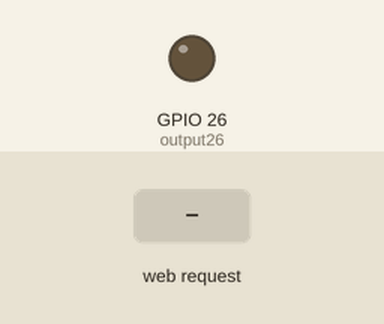
Recording of a sketch running on a simulated ESP32. Shown: output pins drawn as LEDs (lit = HIGH). The test bench sets the inputs (shaded band). WiFi joins after 1.5 s; servers stay silent unless stated; what the sketch prints to the serial monitor is not drawn.

Above: at 2.7 s.
2.8 s: HTTP request GET /26/on received
At 3.8 s:
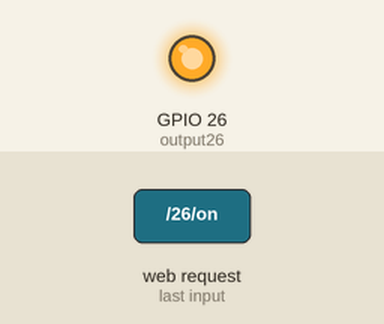
4.3 s: HTTP request GET /26/off received
At 4.9 s:
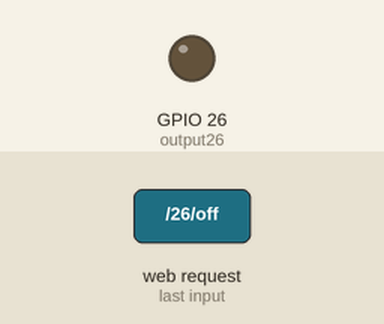
Timing chart, 0 to 7.3 s (numbered marks = the images above; inputs shaded):
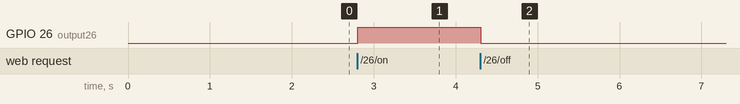

The sketch:

sketch_aug14c.ino
```cpp
  /* made by Kusnh13
  For refrence watch YouTube video:-https://youtu.be/Hgq2KX5w-_o   */

  #include <WiFi.h>

  const char* ssid = "LAPTOP";
  const char* password = "78799008333";

  WiFiServer server(80);

  String header;
  String output26State = "off";
  String output27State = "off";

  const int output26 = 26;
  const int output27 = 27;

  void setup() {
  Serial.begin(115200);
  pinMode(output26, OUTPUT);
  digitalWrite(output26, LOW);
  digitalWrite(output27, LOW);

  Serial.print("Connecting to ");
  Serial.println(ssid);
  WiFi.begin(ssid, password);
  while (WiFi.status() != WL_CONNECTED) {
  delay(500);
  Serial.print(".");
  }
  Serial.println("");
  Serial.println("WiFi connected.");
  Serial.println("IP address: ");
  Serial.println(WiFi.localIP());
  server.begin();
  }

  void loop(){
  WiFiClient client = server.available();
  if (client) {
  Serial.println("New Client.");
  String currentLine = "";
  while (client.connected()) {
  if (client.available()) {
  char c = client.read();
  Serial.write(c);
  header += c;
  if (c == '\n') {
  if (currentLine.length() == 0) {
  client.println("HTTP/1.1 200 OK");
  client.println("Content-type:text/html");
  client.println("Connection: close");
  client.println();

  // turns the GPIOs on and off
  if (header.indexOf("GET /26/on") >= 0) {
  Serial.println("GPIO 26 on");
  output26State = "on";
  digitalWrite(output26, HIGH);
  } else if (header.indexOf("GET /26/off") >= 0) {
  Serial.println("GPIO 26 off");
  output26State = "off";
  digitalWrite(output26, LOW);
  } else if (header.indexOf("GET /27/on") >= 0) {
  Serial.println("GPIO 27 on");
  output27State = "on";
  digitalWrite(output27, HIGH);
  } else if (header.indexOf("GET /27/off") >= 0) {
  Serial.println("GPIO 27 off");
  output27State = "off";
  digitalWrite(output27, LOW);
  }
  client.println("<!DOCTYPE HTML><html>");
  client.println("<head><meta name=\"viewport\" content=\"width=device-width, initial-scale=1\">");
  client.println("<link rel=\"shortcut icon\" href=\"https://media-exp1.licdn.com/dms/image/C4E0BAQEzb_74r1fLLg/company-logo_200_200/0/1614056149968?e=2147483647&v=beta&t=gDqZIWfV0Zr7yj4F0_nEFJdsbwQ4atwKBmbFMDUbcIg\" type=\"image/x-icon\">");
  client.println("<script src=\"https://kit.fontawesome.com/afd317a279.js\" crossorigin=\"anonymous\"></script>");

  client.println("<title>SMART CAR PARKING USING IOT</title>");

  client.println("<link href=\"https://fonts.googleapis.com/icon?family=Material+Icons\" rel=\"stylesheet\">");

  client.println("<style> html { font-family: Arial, Helvetica, sans-serif; text-align: center; } h1 { font-size: 1.8rem; color: rgb(0, 0, 0); } .slot { display: dis; background-color: rgb(255, 255, 255); border: 3px solid black; border-radius: 10px; width: 10rem; height: 15rem; } .content { padding: 5% 30%; width: 100%; } .nav { width: 300px; margin: 0 30%; } .wrapper { display: flex; flex-wrap: nowrap; }");
  client.println(".s2 { margin-left: 10px; } </style></head>");

  client.println("<body>");
  client.println("<h1 class=\"bdr\"\">Car Parking</h1>");
  break;
  } else {   currentLine = "";  }
  } else if (c != '\r') {   currentLine += c;   }
  }

  }
  header = "";
  client.stop();
  Serial.println("Client disconnected.");
  Serial.println("");
  }
  }
```

Measured:
- after the input at 2.8 s, GPIO 26 (output26): LOW → HIGH at once
- after the input at 4.3 s, GPIO 26 (output26): HIGH → LOW at once
